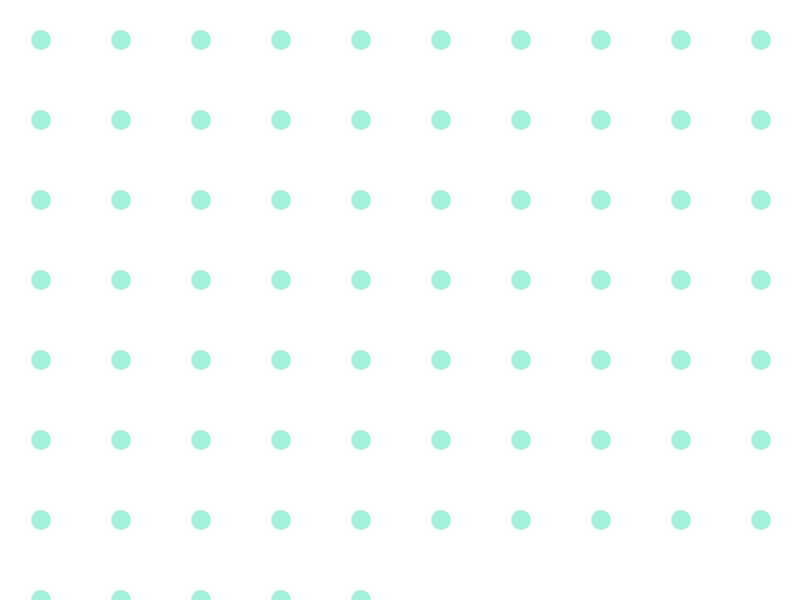
Frame 1 (no input)
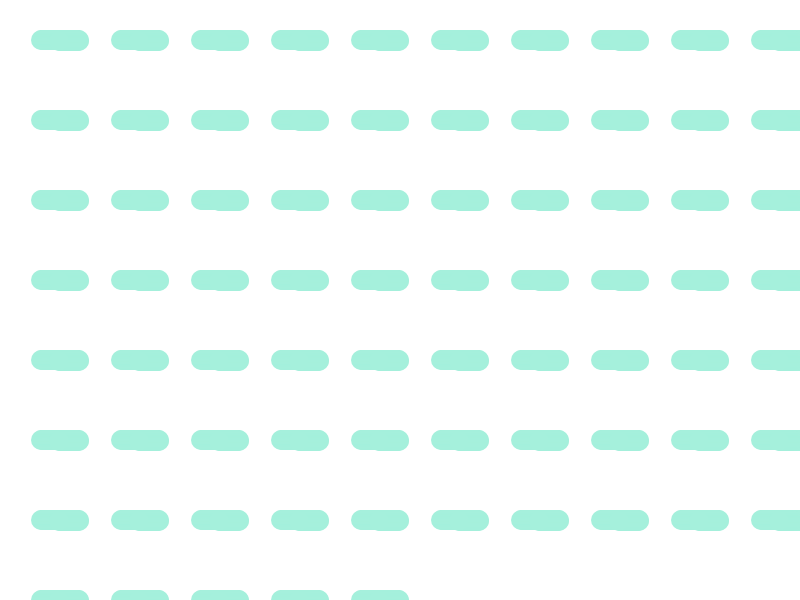
Frame 60 (no input)
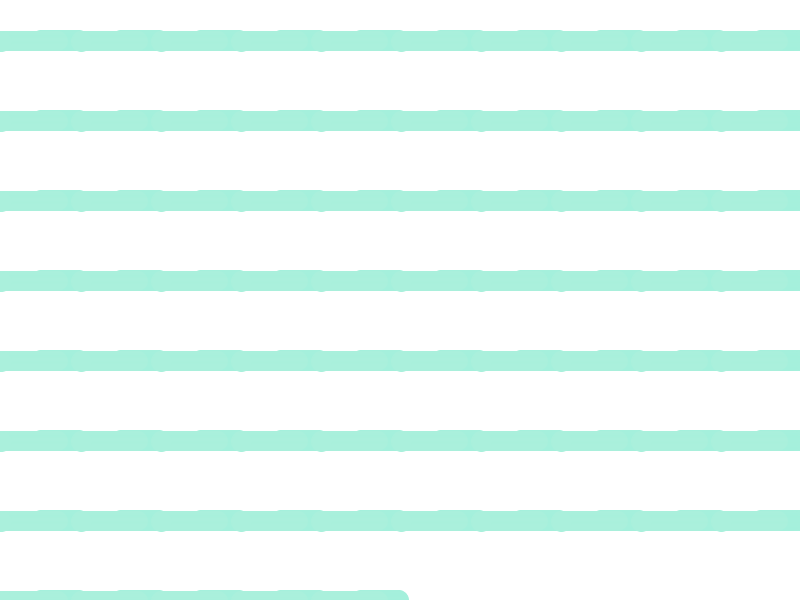
Frame 120 (the mouse pressed at the canvas centre since frame 60)

The p5.js sketch that drew these frames (run headless with seeded random() and noise() and a simulated clock; from frame 60 on, the mouse is pressed at the canvas centre):

// p5.js sketch
// ── sketch.js
var unit = 80;
var count;
var mods = [];
var range = 160;

function setup() {
  createCanvas(displayWidth, displayHeight);
  noStroke();
  var wideCount = width / unit;
  var highCount = height / unit;
  count = wideCount * highCount;

  var index = 0;
  for (var y = 0; y < highCount; y++) {
    for (var x = 0; x < wideCount; x++) {
      mods[index++] = new Module(x*unit, y*unit, unit/2, unit/2, 
        random(0.05, 1), unit);
    }
  }
}

function draw() {
  for (var i = 0; i < count; i++) {
    mods[i].update();
    mods[i].draw();
  }
}

function Module(_xOff, _yOff, _x, _y, _speed, _unit) {
  this.xOff = _xOff;
  this.yOff = _yOff;
  this.x = _x;
  this.y = _y;
  this.speed = _speed;
  this.unit = _unit;
  this.xDir =1;
  this.yDir = 1;
}

Module.prototype.update = function() {
  this.x = this.x + (1 * this.xDir);
  if (this.x >= this.unit || this.x <= 0) {
    this.xDir *= -1;
    this.x = this.x + (1 * this.xDir);
    this.y = this.y + (1 * this.yDir);
  }
  if (this.y >= this.unit || this.y <= 0) {
    this.yDir *= -1;
    this.y = this.y + (1 * this.yDir);
  }
}
  function mouseMoved() {
  range = range + 5;
  if (range > 255) {
    range = 0;
  }
}

Module.prototype.draw = function() {
  fill(range,240,220);
  ellipse(this.xOff + this.x, this.yOff + this.y, 20, 20);
}
